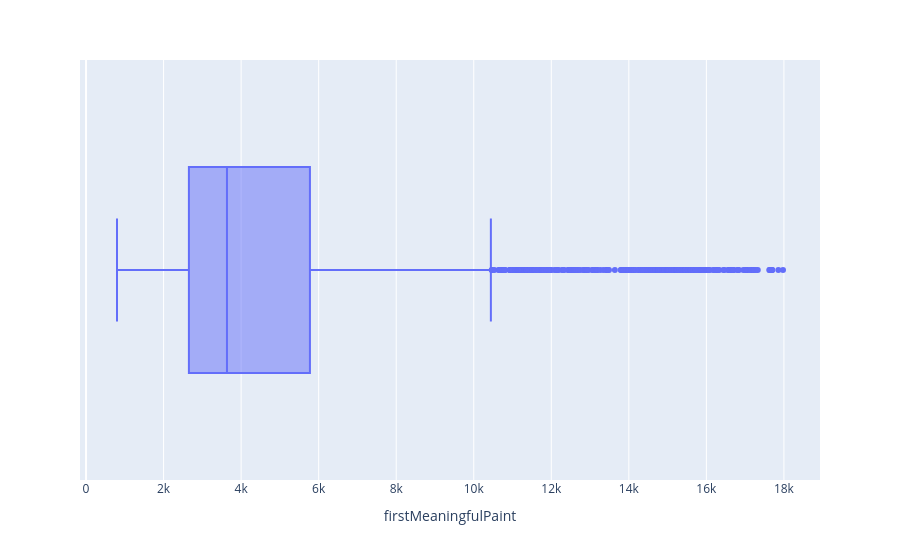

The cell this chart's notebook holds for it:
### Markdown cell above
Ci limitiamo ai valori minori di 18000 per avere una visibilità migliore della distribuzione.

### Code cell
px.box(d1[d1["firstMeaningfulPaint"]<18000],x="firstMeaningfulPaint")

### Figure 1 — Plotly figure (JSON) as saved in the notebook; plotly's stock layout.template omitted (floating-point values rounded to 4 significant figures; data arrays with more than 128 entries replaced by an {"elided": "..."} marker saying what was removed)
{"data": [{"alignmentgroup": "True", "hovertemplate": "firstMeaningfulPaint=%{x}<extra></extra>", "legendgroup": "", "marker": {"color": "#636efa"}, "name": "", "notched": false, "offsetgroup": "", "orientation": "h", "showlegend": false, "type": "box", "x": {"elided": "6709 float values"}, "x0": " ", "xaxis": "x", "y0": " ", "yaxis": "y"}], "layout": {"autosize": true, "boxmode": "group", "legend": {"tracegroupgap": 0}, "margin": {"t": 60}, "xaxis": {"anchor": "y", "autorange": true, "domain": [0, 1], "range": [-156.1, 18930.0], "title": {"text": "firstMeaningfulPaint"}, "type": "linear"}, "yaxis": {"anchor": "x", "autorange": true, "domain": [0, 1], "range": [-0.5, 0.5], "type": "category"}}}
